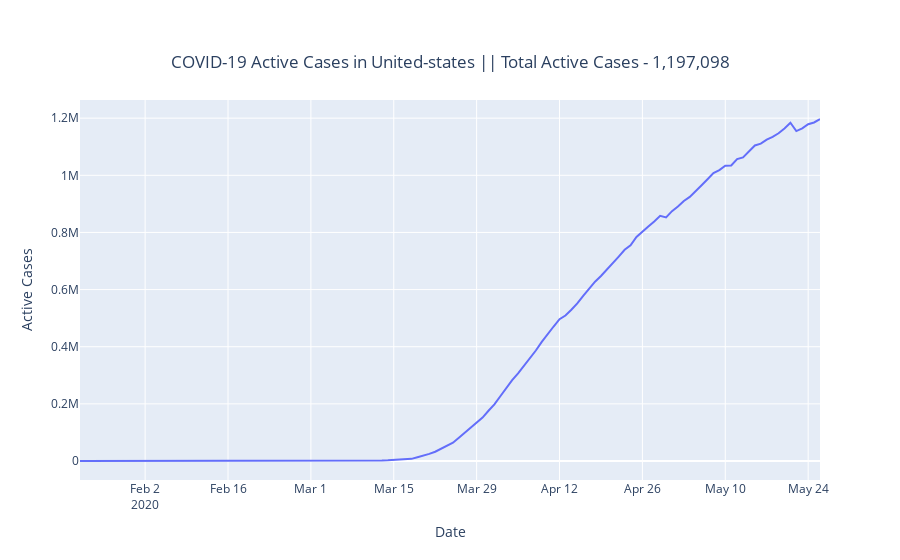

Write notebook code for a chart like this one.
### Code cell
x = date_objects
y = active_list
fig = go.Figure(data=go.Scatter(x=x, y=y))
yLabelTitle(fig,y)
fig.show()
